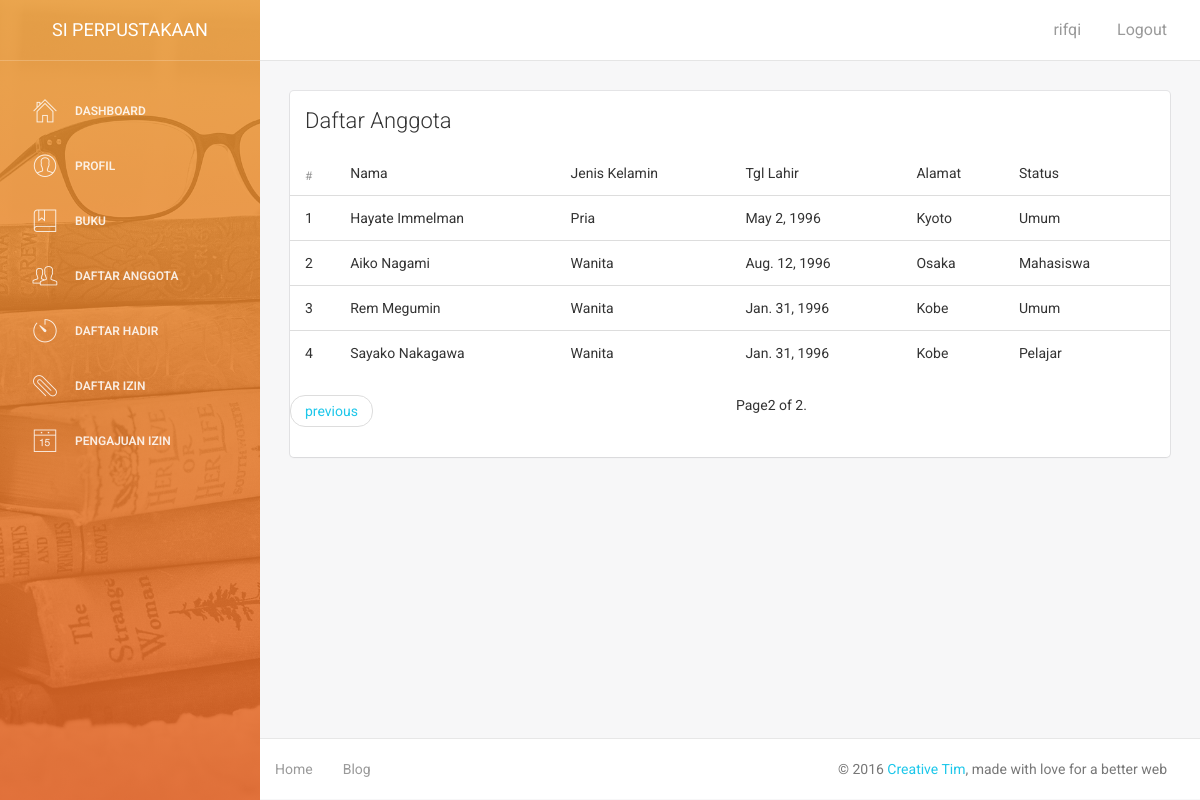
Before: /daftar_anggota/?page=2 (signed in) with the older database file.
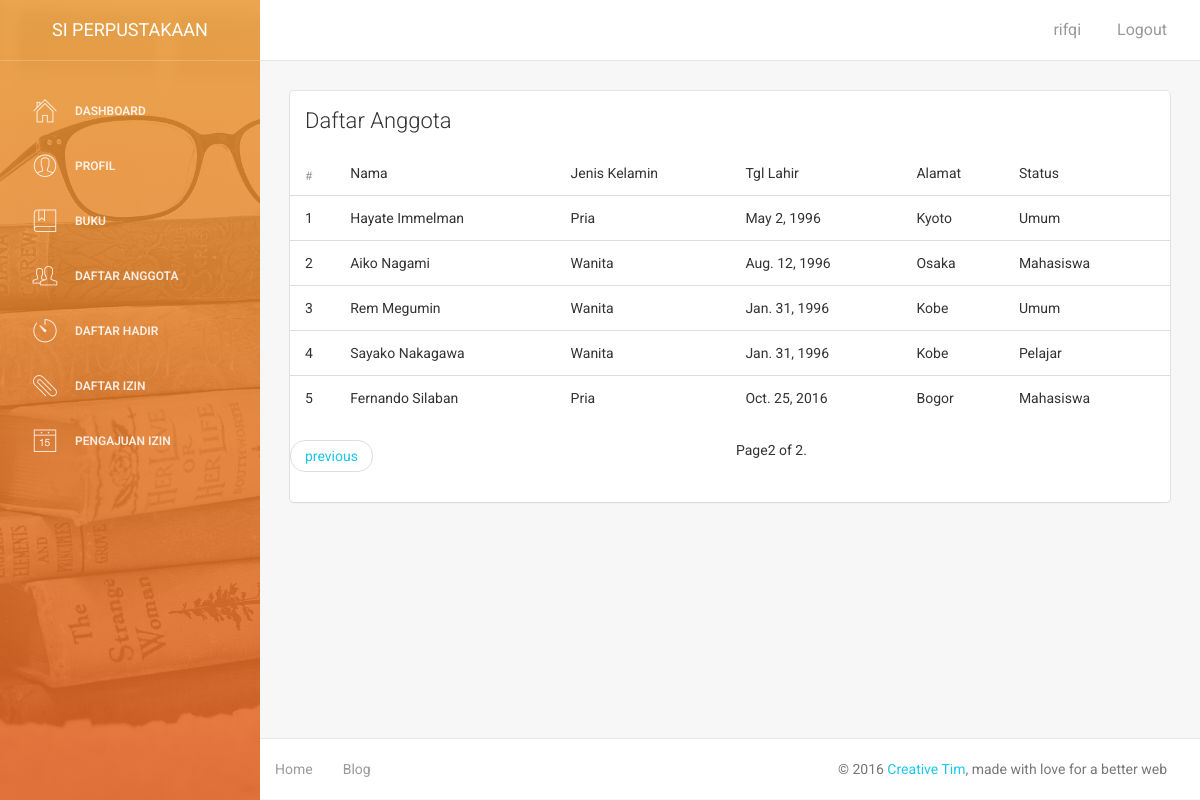
After: the same page with the newer database file.
### anggota/models.py (models this page shows, shortened)
class biodata(models.Model):
	JENIS_KELAMIN_CHOICE = {
		('Pria','pria'),
		('Wanita','wanita')
	}
	PILIH_STATUS_CHOICE = {
		('Bekerja','bekerja'),
		('Pelajar','pelajar'),
		('Mahasiswa','mahasiswa'),
		('Umum','umum')
	}
	nama = models.CharField(max_length = 100)
	jenis_kelamin = models.CharField(max_length = 15, choices = JENIS_KELAMIN_CHOICE)
	tgl_lahir = models.DateField()
	alamat = models.TextField()
	no_telepon = models.CharField(max_length=12)
	email = models.EmailField()
	status = models.CharField(max_length = 50, choices = PILIH_STATUS_CHOICE)
	foto_anggota = models.ImageField(upload_to = "upload", null = True)

### karyawan/views.py (the view)
# urls.py: url(r'^daftar_anggota/', karyawan_views.daftar_anggota),
@login_required(login_url = settings.LOGIN_KARYAWAN_URL)
def daftar_anggota(request):
	data_anggota = biodata.objects.all()
	paginator = Paginator(data_anggota, 5)
	page = request.GET.get('page')
	try:
		data_anggota = paginator.page(page)
	except PageNotAnInteger:
		data_anggota = paginator.page(1)
	except EmptyPage:
		data_anggota= paginator.page(paginator.num_pages)
	return render(request, 'daftar_anggota.html',{'data_anggota':data_anggota})

### karyawan/templates/daftar_anggota.html (shortened to what this page needs)
{% extends 'base-karyawan.html' %}
{% load dashboard_helper %}
{% block content %}
<div class="col-md-12">
	<div class="card">
     	<div class="header">
             <h4 class="title">Daftar Anggota</h4>
        </div>
        <div class="content table-responsive table-full-width">
		<div class="table-responsive">
            <table class="table table-hover">
				<thead>
					<tr>
						<th>#</th>
						<td>Nama</td>
						<td>Jenis Kelamin</td>
						<td>Tgl Lahir</td>
						<td>Alamat</td>
						<td>Status</td>
					</tr>
				</thead>
					<tbody>
						{% if data_anggota %}
							{% for daftar_anggota in data_anggota %}
								<tr>
									<td>{{ forloop.counter }}</td>
									<td>{{ daftar_anggota.nama }}</td>
									<td>{{ daftar_anggota.jenis_kelamin }}</td>
									<td>{{ daftar_anggota.tgl_lahir }}</td>
									<td>{{ daftar_anggota.alamat }}</td>
									<td>{{ daftar_anggota.status }}</td>
								</tr>
							{% endfor %}
						{% else %}
								<tr>
									<td colspan="3" style="text-align:center;">Tidak ada data buku ..</td>
								</tr>
						{% endif %}
					</tbody>
			</table>
		</div>
			<ul class="pager">
				{% if data_anggota.has_previous %}
					<li class="previous">
						<a href="?page={{data_anggota.previous_page_number}}">previous</a>
					</li>
				{% endif %}
					<li class="current">
						Page{{ data_anggota.number }} of {{ data_anggota.paginator.num_pages }}.
					</li>
			</ul>
		</div>
	</div>
</div>
{% endblock %}

### templates/base-karyawan.html (shortened to what this page needs)
{% load staticfiles %}
<!DOCTYPE html>
<html lang="en">
<head>
    {% include "head.html" %}
</head>
<body>
<div class="wrapper">
    <div class="sidebar" data-color="orange" data-image="{% static 'img/stack-of-books.jpg' %}">
<div class="sidebar-wrapper">
            <div class="logo">
                <a href="/profil_karyawan/" class="simple-text">
                    SI Perpustakaan
                </a>
            </div>
            <ul class="nav">
                <li>
                    <a href="/dashboard/">
                        <i class="pe-7s-home"></i>
                        <p>Dashboard</p>
                    </a>
                </li>
                <li>
                    <a href="/profil_karyawan/">
                        <i class="pe-7s-user"></i>
                        <p>Profil</p>
                    </a>
                </li>
                <li>
                    <a href="/tampil_tabel/">
                        <i class="pe-7s-notebook"></i>
                        <p>Buku</p>
                    </a>
                </li>
                <li>
                    <a href="/daftar_anggota/">
                        <i class="pe-7s-users"></i>
                        <p>Daftar Anggota</p>
                    </a>
                </li>
                <li>
                    <a href="/daftar_hadir/">
                        <i class="pe-7s-timer"></i>
                        <p>Daftar hadir</p>
                    </a>
                </li>
                <li>
                    <a href="/daftar_izin/">
                        <i class="pe-7s-paperclip"></i>
                        <p>Daftar Izin</p>
                    </a>
                </li>
                <li>
                    <a href="/pengajuan_izin/">
                        <i class="pe-7s-date"></i>
                        <p>Pengajuan izin</p>
                    </a>
                </li>
            </ul>
        </div>
    </div>
    <div class="main-panel">
        <nav class="navbar navbar-default navbar-fixed">
            <div class="container-fluid">
                <div class="collapse navbar-collapse">
                    <ul class="nav navbar-nav navbar-right">
                        {% if request.user.is_authenticated %}
                            <li><a href="">{{ request.session.username }}</a></li>
                            <li><a href="/logout_karyawan/">Logout</a></li>
                        {% endif %}
                    </ul>
                </div>
            </div>
        </nav>
        <div class="content">
            <div class="container-fluid">
                <div class="row">
                    {% block content %}
                    {% endblock %}
                </div>
            </div>
        </div>
        <footer class="footer">
            <div class="container-fluid">
                <nav class="pull-left">
                    <ul>
                        <li>
                            <a href="/">
                                Home
                            </a>
                        </li>
                        <li>
                            <a href="#">
                                Blog
                            </a>
                        </li>
                    </ul>
                </nav>
                <p class="copyright pull-right">
                    &copy; 2016 <a href="http://www.creative-tim.com">Creative Tim</a>, made with love for a better web
                </p>
            </div>
        </footer>
    </div>
</div>
</body>
</html>

### templates/head.html (shortened to what this page needs)
    <link href="/static/css/bootstrap.min.css" rel="stylesheet">
    <link rel="stylesheet" type="text/css" href="/static/css/animate.min.css">
    <link rel="stylesheet" type="text/css" href="/static/css/light-bootstrap-dashboard.css">
    <link rel="stylesheet" type="text/css" href="/static/css/pe-icon-7-stroke.css">
   	<link rel="stylesheet" type="text/css" href="/static/font-awesome/css/font-awesome.min.css">
    <link href="/static/css/morris.css" rel="stylesheet">

### templates/js.html (shortened to what this page needs)
{% load staticfiles %}

Changed rows visible on the page:
added biodata: nama "Fernando Silaban", jenis_kelamin "Pria", tgl_lahir "Oct. 25, 2016", alamat "Bogor", status "Mahasiswa"
